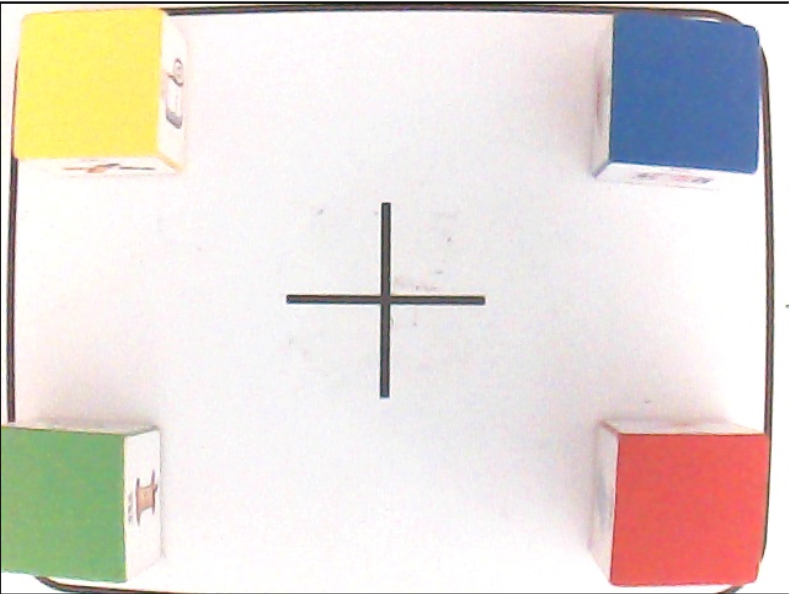
#> input picture cubos.png, 789 x 594 px
$ python -i agarrar_cubo_sin_rastreo.py   (imports and definitions only)
#> lines starting #> are read from the running program, lines starting #| are printed output that depends on the picture; after the words box and inside, x2 and y2 are one past the last pixel; in counts of white or black regions, pixels touching at a corner belong together
#> further down, picture is the input picture: shape (594, 789, 3); mean B, G, R 214.4, 219.6, 227.8
import time
import threading
import cv2 as cv
import numpy as np
import ipywidgets as widgets
from IPython.display import display
from pymycobot.mycobot import MyCobot

# ── Configuración e Inicialización ──────────────────────────────────
# [1 line that did not run here, left out]
VELOCIDAD = 50

POSE_HOME = [0, 0, 0, 0, 0, -45]
POSE_BUSQUEDA = [10.81, -25.57, 15.9, -72.33, 2.02, -32.69]
ANGLES_RECOGIDA = [18.28, -36.65, -76.37, 10.45, -0.26, -22.76]
DESTINO_REPARTO = [93.51, -4.04, -71.54, -12.83, -1.75, -36.29]

DESTINOS = {
    "AMARILLO": [65.12, -72.15, -8.87, -11.77, 5.18, -66.18],
    "ROJO":     [80.15, -45.35, -61.78, 12.39, 5.27, -51.24],
    "VERDE":    [96.15, -35.15, -81.73, 23.37, 5.27, -36.56],
    "AZUL":     [113.29, -35.15, -81.73, 23.37, 5.27, -18.63],
}

COLORES_HSV = {
    "ROJO":     [((0, 120, 70), (10, 255, 255)), ((170, 120, 70), (180, 255, 255))],
    "AMARILLO": [((20, 100, 100), (35, 255, 255))],
    "VERDE":    [((40, 70, 70), (85, 255, 255))],
    "AZUL":     [((90, 100, 70), (130, 255, 255))],
}

# Control de estado de hilos
camara_activa = threading.Event()
loop_activo = threading.Event()
candado = threading.Lock()
ultima_deteccion = None


# ── Búsqueda Segura de Cámara ──────────────────────────────────────
# [9 lines left out: function obtener_camara, not called in this run]


# ── Detección de Color ──────────────────────────────────────────────
def procesar_frame(frame):
    hsv = cv.cvtColor(frame, cv.COLOR_BGR2HSV)
#> hsv: shape (594, 789, 3); mean H, S, V 80.4, 29.7, 233.9
    kernel = cv.getStructuringElement(cv.MORPH_ELLIPSE, (5, 5))
    mejor_color, mejor_area, mejor_centro = None, 300, None

    for nombre, rangos in COLORES_HSV.items():
        mascara = None
        for bajo, alto in rangos:
            m = cv.inRange(hsv, np.array(bajo), np.array(alto))
            mascara = m if mascara is None else cv.bitwise_or(mascara, m)

        mascara = cv.morphologyEx(mascara, cv.MORPH_OPEN, kernel)
        contornos, _ = cv.findContours(mascara, cv.RETR_EXTERNAL, cv.CHAIN_APPROX_SIMPLE)

        if contornos:
            c = max(contornos, key=cv.contourArea)
            area = cv.contourArea(c)
            if area > mejor_area:
                m = cv.moments(c)
                if m["m00"] != 0:
                    mejor_area = area
                    mejor_color = nombre
                    mejor_centro = (int(m["m10"] / m["m00"]), int(m["m01"] / m["m00"]))
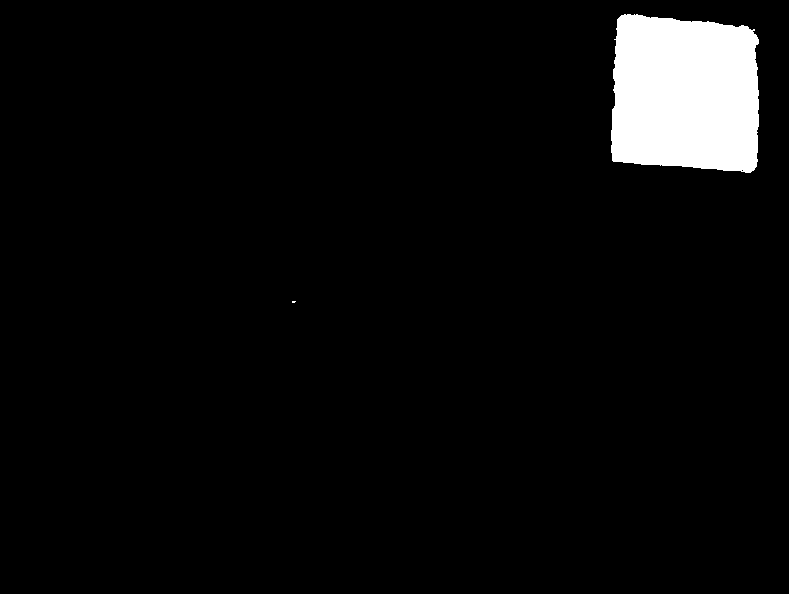
#> m: shape (594, 789); 4.5% white; 2 white regions (1 under 20 px), largest, box (x1, y1, x2, y2) and area: (611, 14, 759, 173) 21083
#> mascara: shape (594, 789); 4.5% white; 1 white region, box (x1, y1, x2, y2) and area: (611, 14, 759, 173) 21066
#> after the loop, mejor_area = 21936.5; mejor_centro = (688, 508); mejor_color = 'ROJO'

    if mejor_centro:
        cx, cy = mejor_centro
#> cx = 688; cy = 508
        cv.circle(frame, (cx, cy), 8, (0, 255, 0), -1)
        cv.putText(frame, mejor_color, (cx + 10, cy), cv.FONT_HERSHEY_SIMPLEX, 0.6, (0, 255, 0), 2)
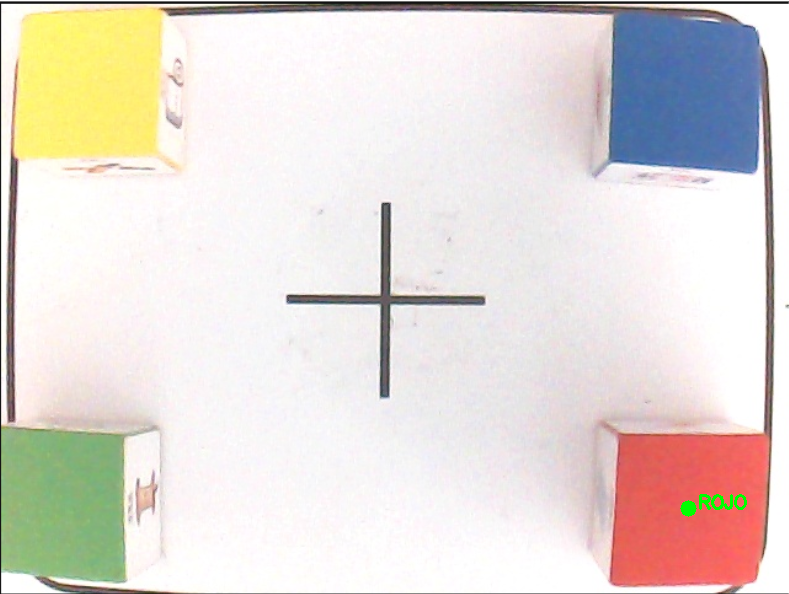
#> frame: shape (594, 789, 3); mean B, G, R 214.3, 219.8, 227.5
        return mejor_color, cx, cy
    return None


# ── Hilo de Cámara ──────────────────────────────────────────────────
# [38 lines left out: functions flujo_camara, controlar_pinza, not called in this run]

def mover(angulos, pausa=2.5):
    robot.send_angles(angulos, VELOCIDAD)
    time.sleep(pausa)

# [52 lines left out: functions ejecutar_pick_and_place, flujo_bucle, not called in this run]


# ── Interfaz de Usuario ─────────────────────────────────────────────
widget_video = widgets.Image(format="jpeg", width=480, height=360)
out_log = widgets.Output()

btn_cam_start  = widgets.Button(description="Iniciar Cámara", button_style="success")
btn_cam_stop   = widgets.Button(description="Cerrar Cámara", button_style="warning")
btn_ejecutar   = widgets.Button(description="Ejecutar Una Vez", button_style="primary")
btn_loop_start = widgets.Button(description="Iniciar Bucle", button_style="info")
btn_loop_stop  = widgets.Button(description="Parar Bucle", button_style="danger")

# [4 lines left out: function on_cam_start, not called in this run]

def on_cam_stop(_):
    loop_activo.clear()
    camara_activa.clear()

# [26 lines left out: functions on_ejecutar, on_loop_start, not called in this run]

def on_loop_stop(_):
    loop_activo.clear()

# [14 lines not run here, left out]

>>> import cv2
>>> picture = cv2.imread('../cubos.png')
>>> result = procesar_frame(picture)
#> result = ('ROJO', 688, 508)
